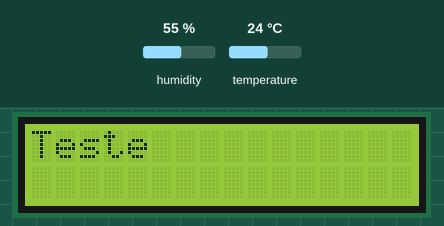
Simulated run of this program. Board: Arduino Uno, built with avr-gcc and run on an emulated ATmega328P. Shown: 16×2 character LCD. The inputs (shaded band) are chosen by the test bench; at power-on: humidity 55 %, temperature 24 °C. What the program prints to the serial monitor is not drawn.

Above: at 1.2 s.
1.3 s: humidity set to 22 %
At 4.8 s:
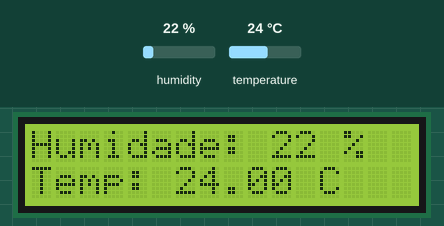
5.5 s: temperature set to 12 °C
At 9.0 s:
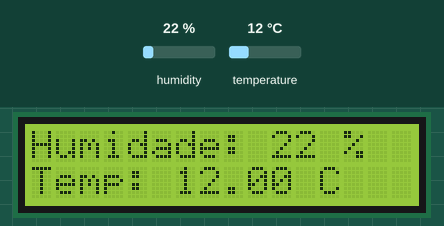
9.5 s: humidity set to 40 %
At 13.2 s:
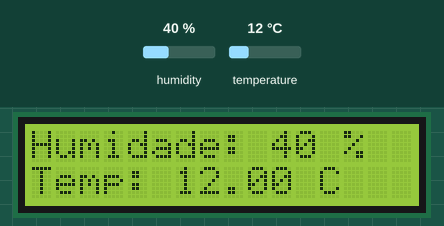
13.5 s: temperature set to 19 °C
At 16.4 s:
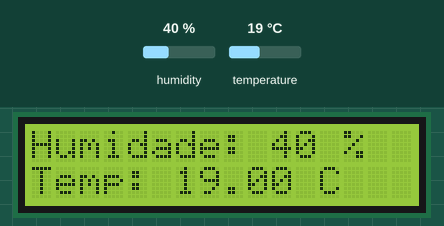
Timing chart, 0 to 17.9 s (numbered marks = the images above; inputs shaded):
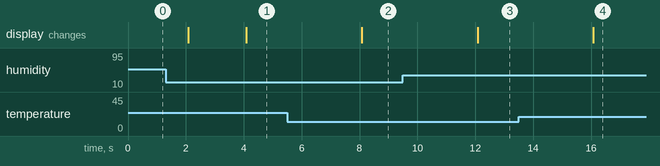

The program:

main.cpp
```cpp
#include <DHT.h>
#include <util.h>
#include <LiquidCrystal.h>

// Definindo o sensor DHT; Tive que apagar uma parte da biblioteca
#define DHTPIN A1
#define DHTTYPE DHT11

// Construindo o sensor
DHT dht(DHTPIN, DHTTYPE);

// LCD
const int RS = 12, EN = 11, D4 = 10, D5 = 9, D6 = 8, D7 = 7;
LiquidCrystal lcd(RS, EN, D4, D5, D6, D7);

// Definindo o tempo em que a placa iniciou; Será atualizada no setup
long initialTime;

void setup()
{
  Serial.begin(9600);

  dht.begin();      // Iniciando o sensor
  lcd.begin(16, 2); // Iniciando o LCD

  lcd.clear();         // Limpando o LCD
  lcd.setCursor(0, 0); // Setando o cursor
  lcd.print("Teste");  // Teste de imagem

  initialTime = millis(); // Tomando a referência de inicialização
}

void loop()
{
  float humidity = dht.readHumidity();
  float temperature = dht.readTemperature();

  if ((millis() - initialTime) % 2000 == 0)
  {
    if (isnan(humidity) || isnan(temperature))
    { // Verifica se o leitor leu algo
      Serial.println("Erro na leitura!");
    }
    else
    {
      // Saidas no cabo
      Serial.println("Leitura do sensor:");
      Serial.println(outInfo(humidity, temperature, initialTime));

      // Saidas no LCD
      lcd.setCursor(0, 0); // Setando o cursor na linha 0 (primeira)
      lcd.print("Humidade: ");
      lcd.print((int)humidity);
      lcd.print(" %");

      lcd.setCursor(0, 1); // Setando o cursor na linha 0 (primeira)
      lcd.print("Temp: ");
      lcd.print(temperature);
      lcd.print(" C");
    }
  }
}
```

util.h
```cpp
#ifndef UTIL_FUNCS_H
#define UTIL_FUNCS_H
#include <Arduino.h>

// Aqui vão os protótipos de função que serão chamadas na main
String outInfo(float humidity, float temperature, long initialTime);

#endif
```

util.cpp
```cpp
#include <util.h>

// Descrição completa da função prototipada na util.h
String outInfo(float humidity, float temperature, long initialTime)
{
  String info = "Humidade: ";
  info += humidity;
  info += " %";
  info += "; Temperatura: ";
  info += temperature;
  info += " ºC";
  info += "; Tempo: ";
  info += (millis() - initialTime) / 1000.0;
  info += " s";
  info += "\n";
  return info;
}
```

Measured:
- after the input at 1.3 s, the display: first differs from a run without the input after 2.8 s (image 1)
- after the input at 5.5 s, the display: changes after 2.6 s (image 2)
- after the input at 9.5 s, the display: changes after 2.6 s (image 3)
- after the input at 13.5 s, the display: changes after 2.6 s (image 4)
